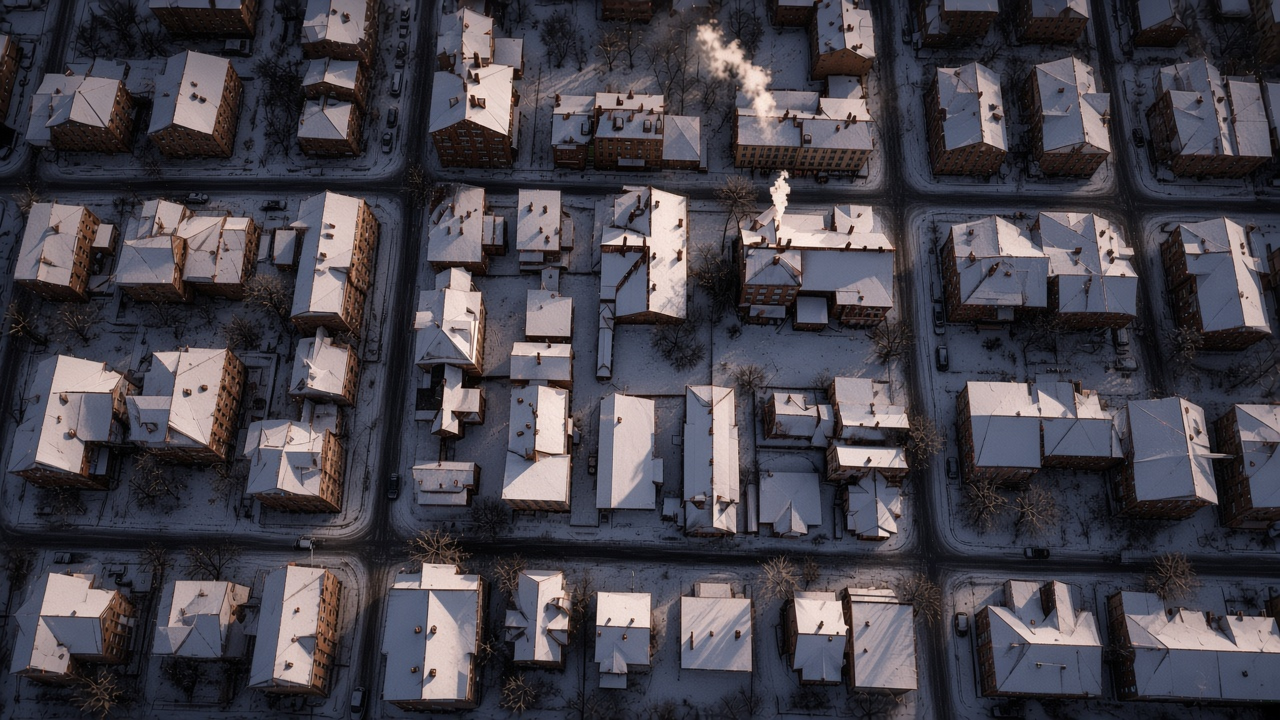
#> input picture scripts/sleigh-art/town-dark.jpg, 2560 x 1440 px (shown at 1/2 size)
$ python -i sleigh-art.py   (imports and definitions only)
#> lines starting #> are read from the running program, lines starting #| are printed output that depends on the picture
#> further down, picture is the input picture: PIL image 2560x1440 RGB; mean R, G, B 71, 67.5, 75.6
#> in tint_split, `rgb, alpha = a[..., :3], a[..., 3]`: alpha: shape (1440, 2560) float32; every value is 1
#!/usr/bin/env python3
"""Cuts the Santa's Sleigh Run art in scripts/sleigh-art/ into the WebPs the client loads
from src/client/shared/sleigh/, and writes the town's house table. Needs Pillow and numpy.
The outputs are committed, so a normal build does not run this.

    python3 scripts/sleigh-art.py

The town is one painting (town-dark.jpg, with town-lit.jpg the same town strung with
lights) and houses.json outlines its roofs. This writes:
  src/shared/sleigh-town.ts           every usable house: roof outline and chimney, field units
  sleigh/town.webp                    the dark town, the projector's whole background
  sleigh/lit/s-NN.webp, lit.ts        each usable house cut from the lit town, soft-edged, placed
                                      over the dark town once its present is delivered
  sleigh/*.webp                       sleigh, reindeer, gifts, chimneys, wall, pad, effects, screens
  sleigh/phone/*.webp                 the phone's wheel, backdrop and candy canes

Player-colour art (the sleigh body, gift-key and the wheel's marker and hub) is painted key
cyan. Each one is split into X.webp, with the cyan replaced by its shading (black for shadow,
white for gloss, alpha for how much), and X-paint.webp, a white mask of the cyan. The client
fills the mask with the player's colour and draws X.webp over it.

Effects come on pure black; they are turned into alpha (brightness) so they draw normally.
"""
import json
from pathlib import Path

import numpy as np
from PIL import Image, ImageDraw, ImageFilter

ROOT = Path(__file__).resolve().parent.parent
SRC = ROOT / "scripts/sleigh-art"
OUT = ROOT / "src/client/shared/sleigh"
TOWN_TS = ROOT / "src/shared/sleigh-town.ts"
QUALITY = 86

# The town painting is 2560x1440 for the 1600x900 field (sleigh-rules.ts).
PX_PER_UNIT = 1.6
# How far the lit patch reaches past the roof outline (string lights hang on the walls), and its soft edge, in px.
LIT_GROW = 17
LIT_FEATHER = 5


# [4 lines left out: function save, not called in this run]


def load(name: str) -> Image.Image:
    im = Image.open(SRC / name)
    return im.convert("RGBA" if im.mode in ("RGBA", "LA", "P") else "RGB")


def fit(im: Image.Image, w: int, h: int | None = None) -> Image.Image:
    return im.resize((w, h if h is not None else round(im.height * w / im.width)), Image.LANCZOS)


def hue_sat_val(rgb: np.ndarray) -> tuple[np.ndarray, np.ndarray, np.ndarray]:
    mx, mn = rgb.max(-1), rgb.min(-1)
    d = np.where(mx - mn == 0, 1, mx - mn)
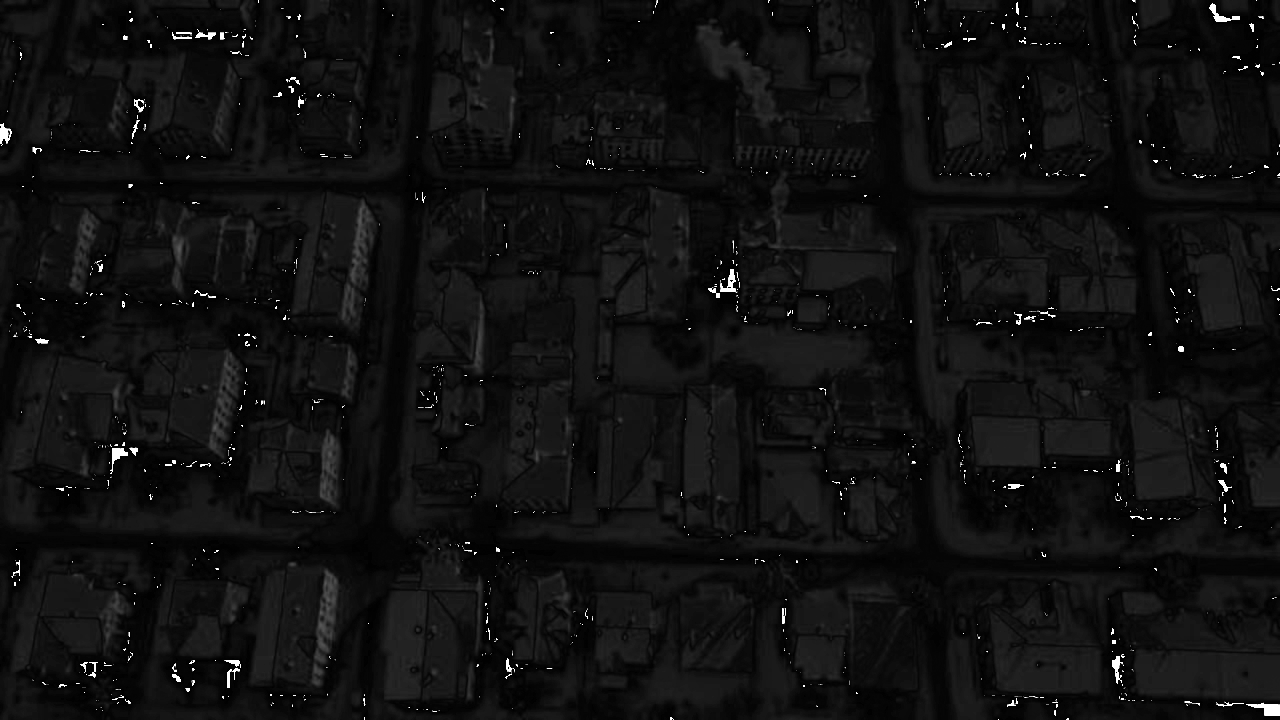
#> d: shape (1440, 2560) float32 (shown at 1/2 size); min 0.00392, max 1, mean 0.0674
    r, g, b = rgb[..., 0], rgb[..., 1], rgb[..., 2]
    h = np.where(mx == r, (g - b) / d % 6, np.where(mx == g, (b - r) / d + 2, (r - g) / d + 4)) * 60
    s = np.where(mx > 0, (mx - mn) / np.maximum(mx, 1e-6), 0)
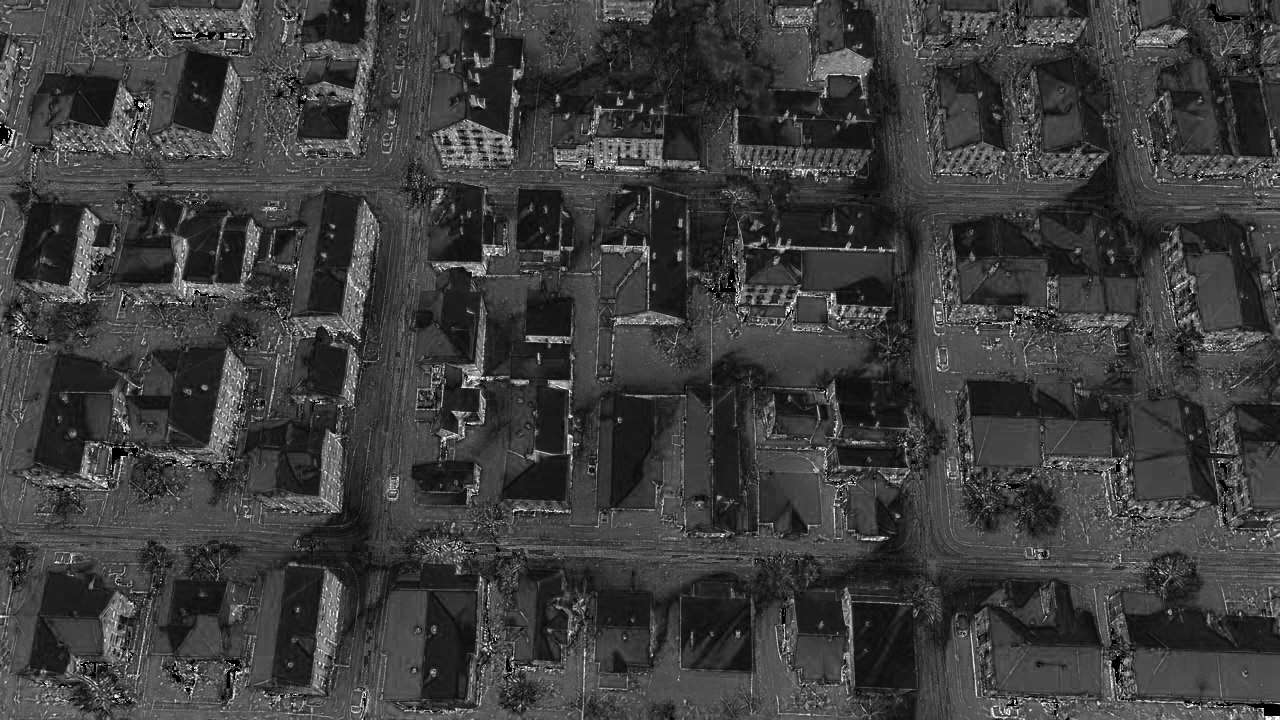
#> s: shape (1440, 2560) float32 (shown at 1/2 size); min 0, max 1, mean 0.24
    return h, s, mx


def tint_split(im: Image.Image) -> tuple[Image.Image, Image.Image]:
    """Key cyan → (shading layer, paint mask). Over a fill of colour c the pair redraws the
    original with c in place of the cyan: dark where it was dark, white where it was glossy."""
    a = np.asarray(im.convert("RGBA")).astype(np.float32) / 255
    rgb, alpha = a[..., :3], a[..., 3]
    h, s, v = hue_sat_val(rgb)
    # Saturated cyan is paint; pale blue-white gloss on the paint counts too, fading out with saturation.
    cyan = np.clip((14 - np.abs(h - 193)) / 6, 0, 1) * np.clip((s - 0.12) / 0.2, 0, 1) * np.clip((v - 0.08) / 0.1, 0, 1)
    paint = Image.fromarray((cyan * alpha * 255).astype(np.uint8)).filter(ImageFilter.GaussianBlur(0.6))
    p = np.asarray(paint).astype(np.float32) / 255
    # The paint is c·v·(1−g) + white·v·g, with g the gloss (lack of saturation).
    gloss = np.clip(1 - s / 0.85, 0, 1)
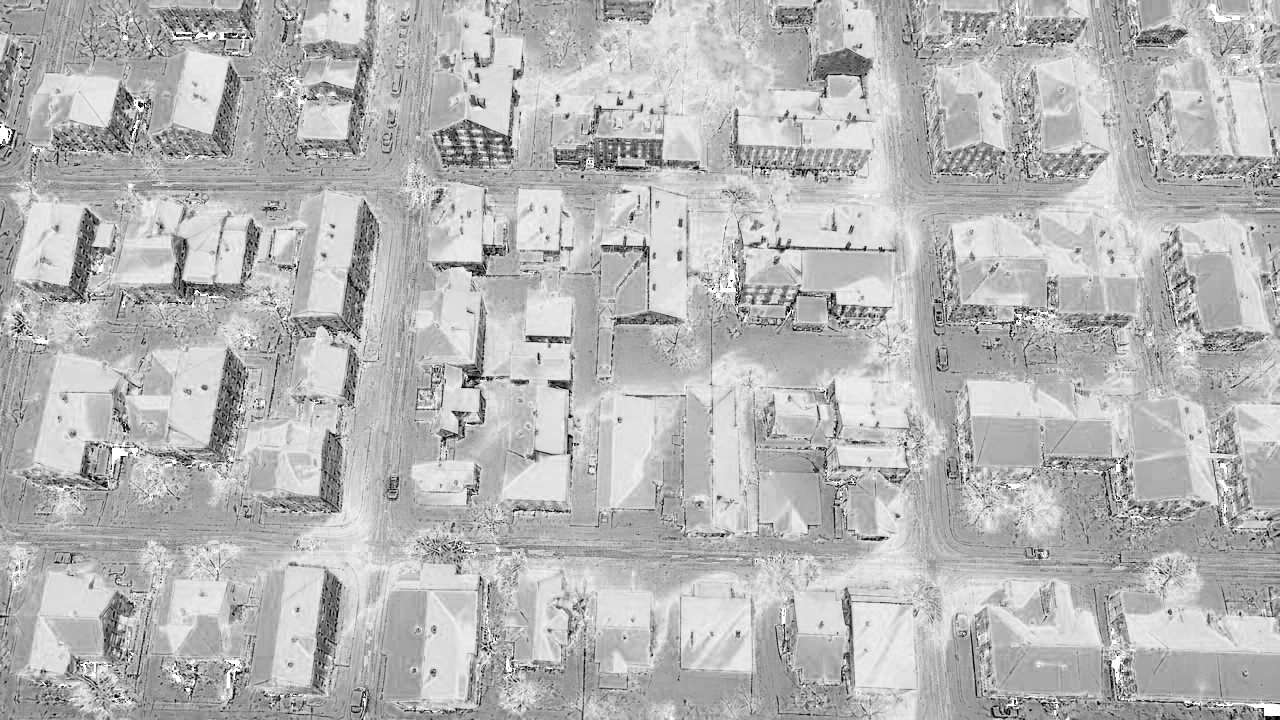
#> gloss: shape (1440, 2560) float32 (shown at 1/2 size); min 0, max 1, mean 0.718
    over_a = np.clip(1 - v * (1 - gloss), 0, 1)
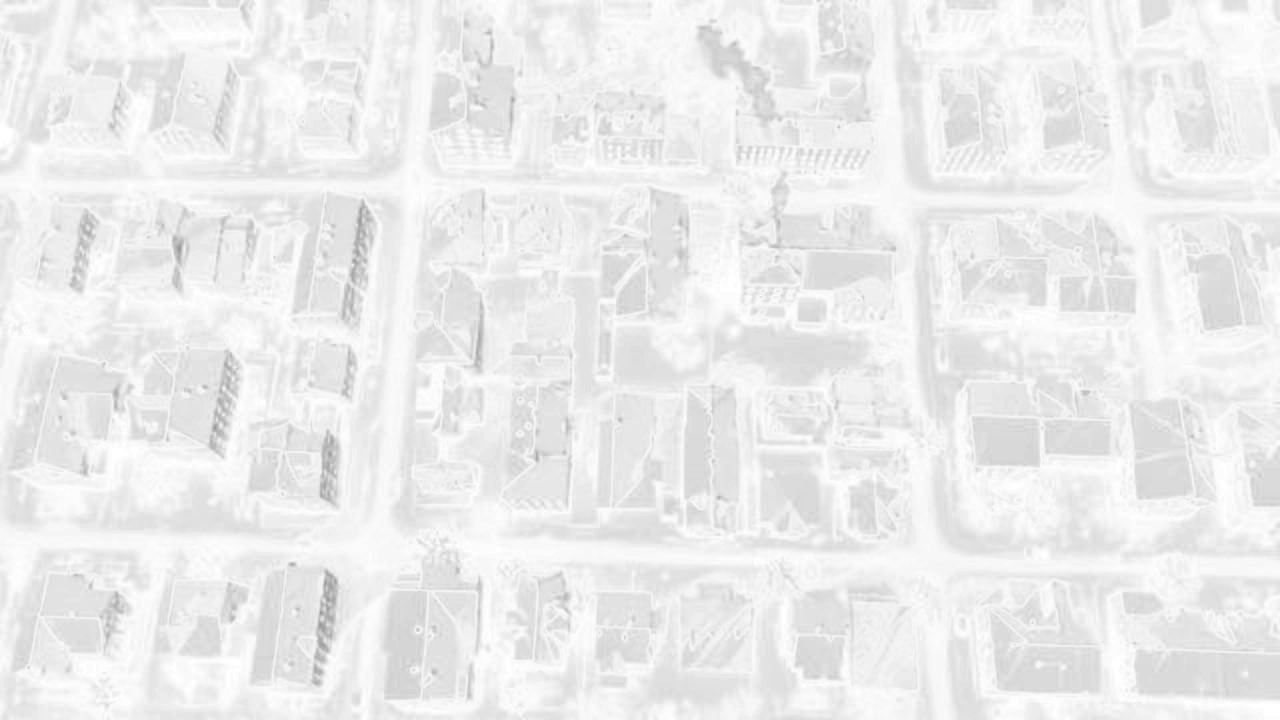
#> over_a: shape (1440, 2560) float32 (shown at 1/2 size); min 0.576, max 1, mean 0.928
    over_rgb = np.where(over_a > 1e-3, v * gloss / np.maximum(over_a, 1e-3), 0)
    out = a.copy()
    out[..., :3] = rgb * (1 - p[..., None]) + np.repeat(over_rgb[..., None], 3, -1) * p[..., None]
    out[..., 3] = alpha * (1 - p) + over_a * p
    mask = np.zeros_like(a)
    mask[..., :3] = 1
    mask[..., 3] = p
    return Image.fromarray((out * 255).astype(np.uint8), "RGBA"), Image.fromarray((mask * 255).astype(np.uint8), "RGBA")


# [6 lines left out: function glow_alpha, not called in this run]


def u(px: float) -> float:
    return round(px / PX_PER_UNIT, 1)


# [85 lines left out: functions town, sprites, phone, not called in this run]


# [4 lines not run here, left out]

>>> from PIL import Image
>>> picture = Image.open('sleigh-art/town-dark.jpg')
>>> result = tint_split(picture)

$ run again, on scripts/sleigh-art/gift-blue.png
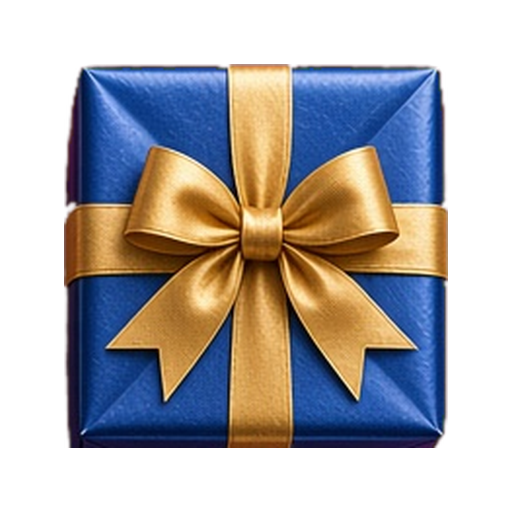
#> input picture scripts/sleigh-art/gift-blue.png, 512 x 512 px
#> picture is the input picture: PIL image 512x512 RGBA; mean R, G, B, A 62.2, 58.7, 60.1, 139.8
#> in tint_split, `over_a = np.clip(1 - v * (1 - gloss), 0, 1)`:
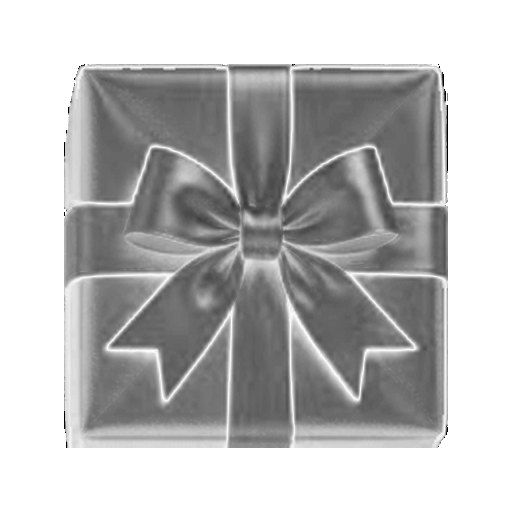
#> over_a: shape (512, 512) float32; min 0, max 1, mean 0.733
#> in tint_split, `over_rgb = np.where(over_a > 1e-3, v * gloss / np.maximum(over_a, 1e-3..`:
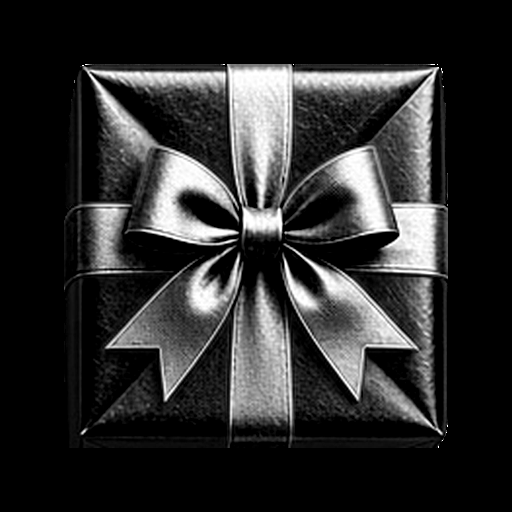
#> over_rgb: shape (512, 512) float32; min 0, max 1, mean 0.175
